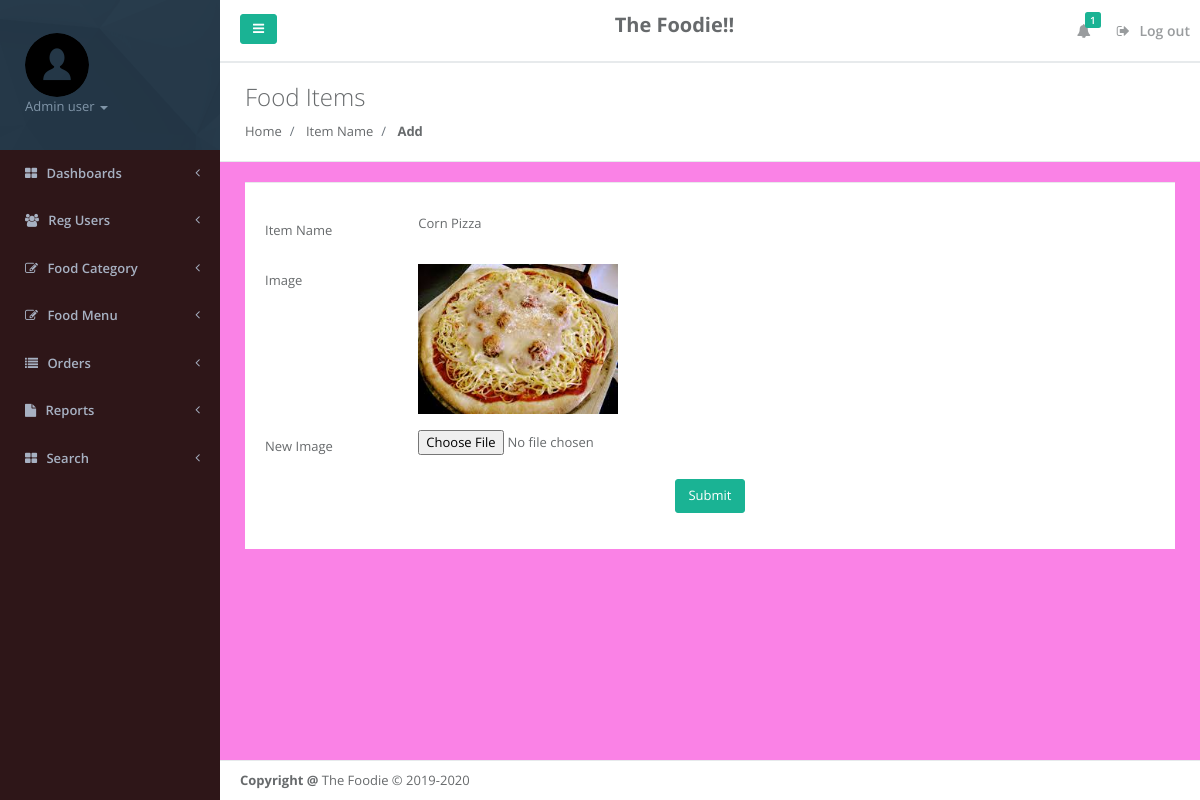
The page /fos/admin/changeimage.php?editid=1 (signed in) on the database its author committed.
### tables this page shows
CREATE TABLE `tblfood` (
  `ID` int(10) NOT NULL,
  `CategoryName` varchar(120) DEFAULT NULL,
  `ItemName` varchar(120) DEFAULT NULL,
  `ItemPrice` varchar(120) DEFAULT NULL,
  `ItemDes` varchar(500) DEFAULT NULL,
  `Image` varchar(120) DEFAULT NULL,
  `ItemQty` varchar(120) DEFAULT NULL
);

### fos/admin/changeimage.php (the view, shortened to what this page needs)
<?php
include('includes/dbconnection.php');
if (strlen($_SESSION['fosaid']==0)) {
  header('location:logout.php');
  } else{
  ?>
<!DOCTYPE html>
<html>
<head>
    <link href="css/bootstrap.min.css" rel="stylesheet">
    <link href="font-awesome/css/font-awesome.css" rel="stylesheet">
    <link href="css/plugins/iCheck/custom.css" rel="stylesheet">
    <link href="css/plugins/steps/jquery.steps.css" rel="stylesheet">
    <link href="css/animate.css" rel="stylesheet">
    <link href="css/style.css" rel="stylesheet">
</head>
<body>
    <div id="wrapper">
    <?php include_once('includes/leftbar.php');?>
        <div id="page-wrapper" class="gray-bg">
             <?php include_once('includes/header.php');?>
            <div class="row wrapper border-bottom white-bg page-heading">
            <div class="col-lg-10">
                <h2>Food Items</h2>
                <ol class="breadcrumb">
                    <li class="breadcrumb-item">
                        <a href="dashboard.php">Home</a>
                    </li>
                    <li class="breadcrumb-item">
                        <a>Item Name</a>
                    </li>
                    <li class="breadcrumb-item active">
                        <strong>Add</strong>
                    </li>
                </ol>
            </div>
        </div>
        <div class="wrapper wrapper-content animated fadeInRight">
            <div class="row">
                <div class="col-lg-12">
                    <div class="ibox">
                        <div class="ibox-content">
 <?php
 $cid=$_GET['editid'];
$ret=mysqli_query($con,"select * from tblfood where ID='$cid'");
while ($row=mysqli_fetch_array($ret)) {
?>
                            <form id="submit" action="#" class="wizard-big" method="post" name="submit" enctype="multipart/form-data">
                                    <fieldset>
                                        <div class="form-group row"><label class="col-sm-2 col-form-label">Item Name</label>
                                                <div class="col-sm-10"><?php  echo $row['ItemName'];?></div>
                                            </div>
                                            <div class="form-group row"><label class="col-sm-2 col-form-label">Image</label>
                                                <div class="col-sm-10"><img src="itemimages/<?php echo $row['Image'];?>" width="200" height="150" value="<?php  echo $row['Image'];?>">
                                                     </div>
                                            </div>
                                            <div class="form-group row"><label class="col-sm-2 col-form-label">New Image</label>
                                                <div class="col-sm-10"><input type="file" name="itemimages" required="true"></div>
                                            </div>
                                        </fieldset>
                                        <?php } ?>
          <p style="text-align: center;"><button type="submit" name="submit" class="btn btn-primary">Submit</button></p>
                            </form>
                        </div>
                    </div>
                    </div>
                </div>
            </div>
        <?php include_once('includes/footer.php');?>
        </div>
        </div>
</body>
</html>
<?php }  ?>

### fos/admin/includes/leftbar.php (shortened to what this page needs)
    <nav class="navbar-default navbar-static-side" role="navigation">
        <div class="sidebar-collapse">
            <ul class="nav metismenu" id="side-menu">
                <li class="nav-header">
                    <div class="dropdown profile-element">
                        <img alt="image" class="rounded-circle" src="img/user.png"/>
                        <a data-toggle="dropdown" class="dropdown-toggle" href="#">
                            <?php
$admid=$_SESSION['fosaid'];
$ret=mysqli_query($con,"select AdminName from tbladmin where ID='$admid'");
$row=mysqli_fetch_array($ret);
$name=$row['AdminName'];
?>
                            <span class="text-muted text-xs block"><?php echo $name; ?> <b class="caret"></b></span>
                        </a>
                    </div>
                </li>
                <li>
                    <a href="dashboard.php"><i class="fa fa-th-large"></i> <span class="nav-label">Dashboards</span> <span class="fa arrow"></span></a>
                                    </li>
                                    <li>
                    <a href="user-detail.php"><i class="fa fa-users"></i> <span class="nav-label">Reg Users</span> <span class="fa arrow"></span></a>
                                    </li>
                <li>
                    <a href="#"><i class="fa fa-edit"></i> <span class="nav-label">Food Category</span><span class="fa arrow"></span></a>
                </li>
 <li>
                    <a href="#"><i class="fa fa-edit"></i> <span class="nav-label">Food Menu</span><span class="fa arrow"></span></a>
                </li>
                <li>
                    <a href="#"><i class="fa fa-list"></i> <span class="nav-label">Orders</span><span class="fa arrow"></span></a>
                </li>
                   <li>
                    <a href="#"><i class="fa fa-file"></i> <span class="nav-label">Reports</span><span class="fa arrow"></span></a>
                </li>
                <li>
                    <a href="search.php"><i class="fa fa-th-large"></i> <span class="nav-label">Search</span> <span class="fa arrow"></span></a>
                                    </li>
            </ul>
        </div>
    </nav>

### rows shown on the page
tblfood: ItemName "Corn Pizza", Image (picture)

### other values the page prints
$name "Admin user"
$num "1"
